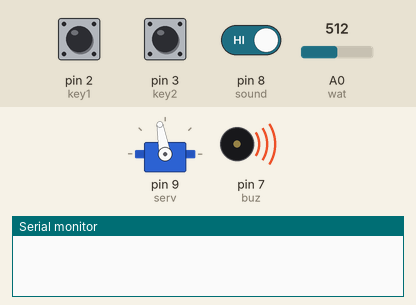
Recording of a sketch running on a simulated Arduino Uno, built with avr-gcc and run on an emulated ATmega328P. Parts: servo, buzzer (waves = sounding, pin HIGH), the last lines printed to the serial monitor. The inputs (shaded band) are chosen by the test bench; at power-on: pin 3 (key2) HIGH, A0 (wat) = 512, pin 2 (key1) HIGH, pin 8 (sound) HIGH.

Above: at 1.0 s.
1.3 s: pin 3 (key2) pulled LOW for 0.35 s
At 1.95 s:
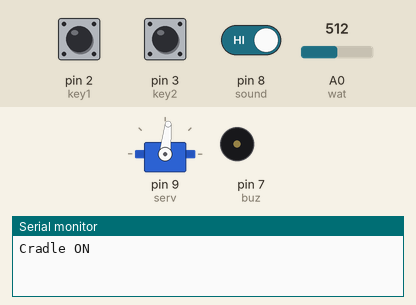
4.3 s: A0 (wat) set to 483
At 5.67 s:
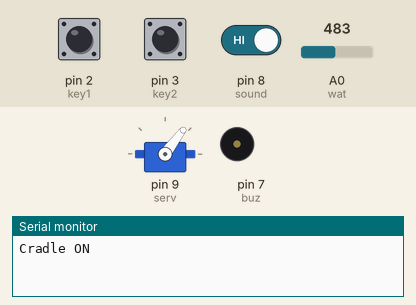
7.3 s: A0 (wat) set to 510
At 8.91 s:
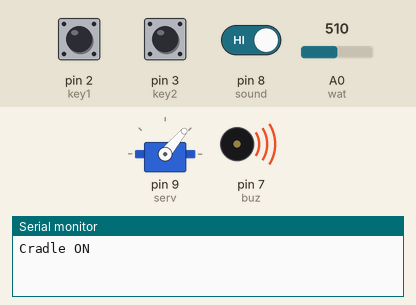
10.3 s: pin 2 (key1) pulled LOW for 3.2 s
15.0 s: pin 8 (sound) driven LOW
At 16.77 s:
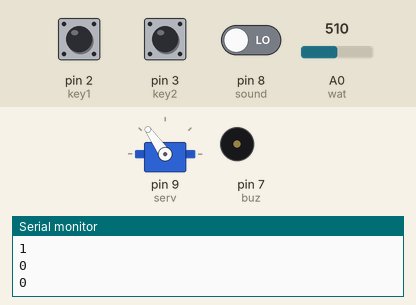
Timing chart, 0 to 22.0 s (numbered marks = the images above; inputs shaded):
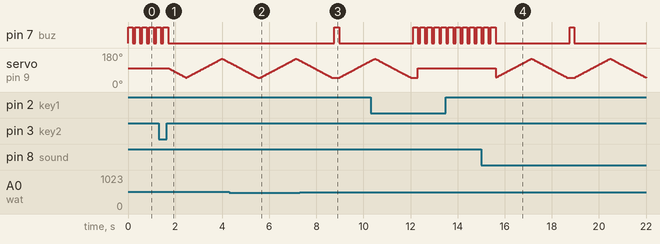

The sketch:

Code.ino
```cpp
#include <Servo.h>

#define key1 2
#define key2 3
#define serv 9
#define sound 8
#define wat A0
#define buz 7

Servo serw;
int key1_r, key2_r;
int pos = 100;
int auto_m, auto_Status, cradle_m, cradle_Status;
int s_c, s_x;
void setup() {
  // put your setup code here, to run once:
  Serial.begin(115200);
  pinMode(sound, INPUT);
  pinMode(key1, INPUT_PULLUP);
  pinMode(key2, INPUT_PULLUP);
  pinMode(buz, OUTPUT);
  digitalWrite(buz, LOW);
  serw.attach(serv);
  serw.write(100);
}

void loop() {
  // put your main code here, to run repeatedly:
  key1_r = digitalRead(key1);
  key2_r = digitalRead(key2);
  int wat_r = analogRead(wat);
  int snd_r = digitalRead(sound);


  if (wat_r > 500) {
    digitalWrite(buz, HIGH);
    delay(200);
    digitalWrite(buz, LOW);
  }


  if (key1_r == 0 and auto_m == 0) {
    Serial.println("Auto Mode ON");
    auto_Status = 1;
    auto_m = 1;
  } else if (key1_r == 1 and auto_m == 1) {

    auto_m = 2;
  }

  else if (key1_r == 0 and auto_m == 2) {
    Serial.println("Auto Mode OFF");
    auto_Status = 0;
    auto_m = 3;
  } else if (key1_r == 1 and auto_m == 3) {

    auto_m = 0;
  }


  if (auto_Status == 1) {
    Serial.println(snd_r);
    if (!snd_r) {
      s_c += 1;
      if (s_c >= 2) {
        cradle_Status = 1;
        s_x = 10;
      }
    } else {
      s_x += 1;
      if (s_x > 10) {
        cradle_Status = 0;
        s_c = 0;
        s_x = 10;
      }
    }


  } else {
   s_x = 10;
    s_c = 0;
    if (key2_r == 0 and cradle_m == 0) {
      Serial.println("Cradle ON");
      for (pos = 100; pos >= 50; pos -= 1) {  // goes from 180 degrees to 0 degrees
        serw.write(pos);                      // tell servo to go to position in variable 'pos'
        delay(15);                            // waits 15 ms for the servo to reach the position
      }
      cradle_Status = 1;
      cradle_m = 1;
    } else if (key2_r == 1 and cradle_m == 1) {

      cradle_m = 2;
    }

    else if (key2_r == 0 and cradle_m == 2) {
      Serial.println("Cradle OFF");
      cradle_Status = 0;
      cradle_m = 3;
    } else if (key2_r == 1 and cradle_m == 3) {

      cradle_m = 0;
    }
  }

  if (cradle_Status) {

    for (pos = 50; pos <= 150; pos += 1) {  // goes from 0 degrees to 180 degrees
      // in steps of 1 degree
      serw.write(pos);  // tell servo to go to position in variable 'pos'
      delay(15);        // waits 15 ms for the servo to reach the position
    }
    for (pos = 150; pos >= 50; pos -= 1) {  // goes from 180 degrees to 0 degrees
      serw.write(pos);                      // tell servo to go to position in variable 'pos'
      delay(15);                            // waits 15 ms for the servo to reach the position
    }
  } else {
    serw.write(100);
  }


  delay(100);
}
```

Measured:
- the behaviour switches between 501 and 500 on A0 (wat) (found by bisection; images 1 and 2)
- after the input at 1.3 s, pin 7 (buz): goes on until 1.7 s, then stays LOW
- after the input at 4.3 s, pin 7 (buz): stays LOW (without the input it goes to HIGH after 1.3 s)
- after the input at 7.3 s, pin 7 (buz): LOW → HIGH after 1.5 s, → LOW 0.20 s later
- by itself, pin 7 (buz): alternates HIGH for 0.20 s and LOW for 0.10 s
